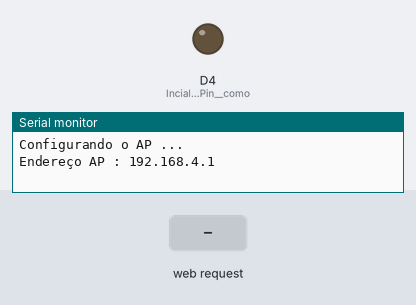
The sketch below on a simulated ESP8266 (NodeMCU). Shown: output pins drawn as LEDs (lit = HIGH), the last lines printed to the serial monitor. The inputs (shaded band) are chosen by the test bench.

Above: at 1.2 s.
1.3 s: HTTP request GET /d4_off received
At 2.4 s:
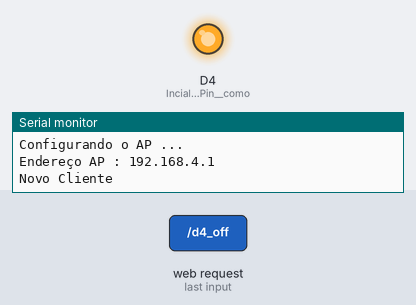
2.8 s: HTTP request GET /d4_on received
At 3.5 s:
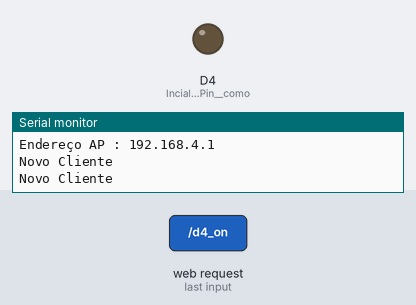
Timing chart, 0 to 5.8 s (numbered marks = the images above; inputs shaded):
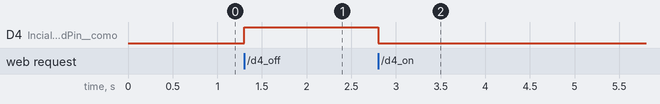

Measured:
- after the input at 1.3 s, D4 (Incializa_o_ledPin__como): LOW → HIGH at once
- after the input at 2.8 s, D4 (Incializa_o_ledPin__como): HIGH → LOW at once

The sketch:

AP_LIGA_DESLIGA_D4.ino
```cpp
/*
  Conexão AP - Liga/Desliga Led D4
  IOT na prática com o ESP8266
  https://github.com/esp8266/Arduino/tree/master/doc/esp8266wifi

*/

#include <ESP8266WiFi.h>

const char *ssid = "NOME_SSID"; //Node do SSID a ser transmitido
const char *password = "SENHA"; //Senha

WiFiServer servidor(80);

/* AP Endereço http://192.168.4.1
*/


void setup() {

  pinMode(D4, OUTPUT); // Incializa o ledPin  como saída

  Serial.begin(115200);
  Serial.println();
  Serial.println("Configurando o AP ...");

  /* Start do AP*/
  WiFi.softAP(ssid, password);
  IPAddress MeuIP = WiFi.softAPIP();
  Serial.print("Endereço AP : ");
  Serial.println(MeuIP);

  /*Start WebServer*/
  servidor.begin();

}

void loop() {

  WiFiClient client = servidor.available();

  if (client){

      Serial.println("Novo Cliente");

      String pagina = "";

      /* Página HTML */

      pagina += "<!doctype html>\n<html lang=\"pt-BR\">\n    <head>\n        <meta charset=\"utf-8\">\n        <title>Curso ESP8266 na Prática</title>\n    </head>\n\n    <body>\n        <h1>Comando Liga/Desliga LED</h1>\n\t\t<p>LED D4\n\t\t\t<a href=?function=d4_on><button>LIGA</button></a>\n\t\t\t<a href=?function=d4_off><button>DESLIGA</button></a>\n\t\t</p>\n\t\t\t\n    </body>\n</html>";

      String req = client.readStringUntil('\r');
      if (req.indexOf("d4_on") != -1) digitalWrite(D4, LOW);
      if (req.indexOf("d4_off") != -1) digitalWrite(D4, HIGH);

      client.print(pagina);
  }

  client.stop();
}
```
